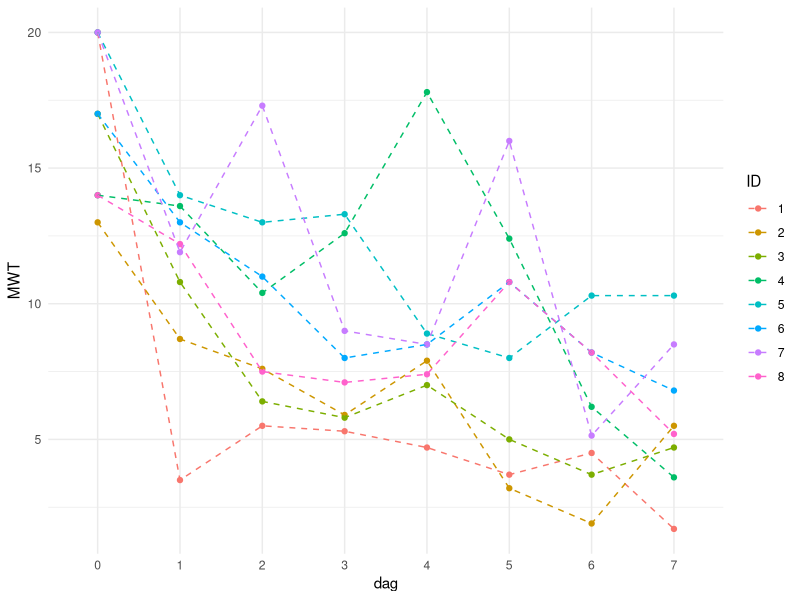
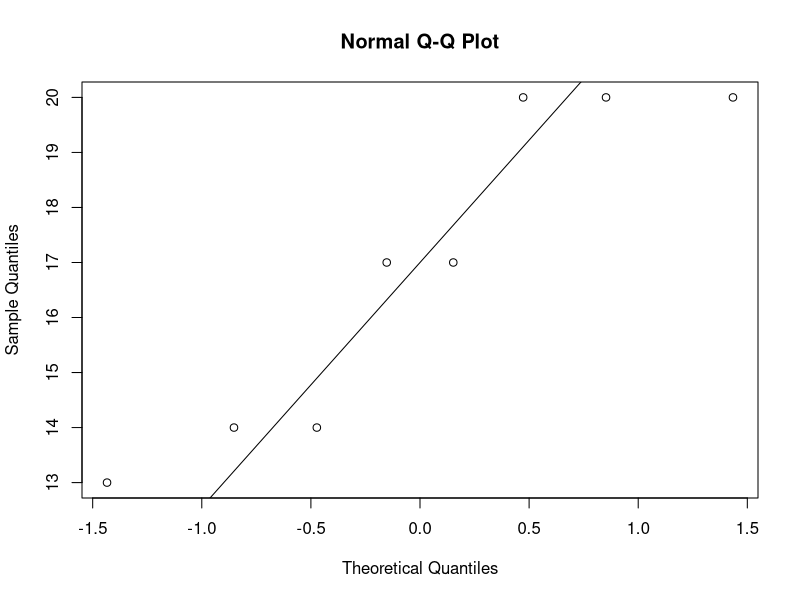
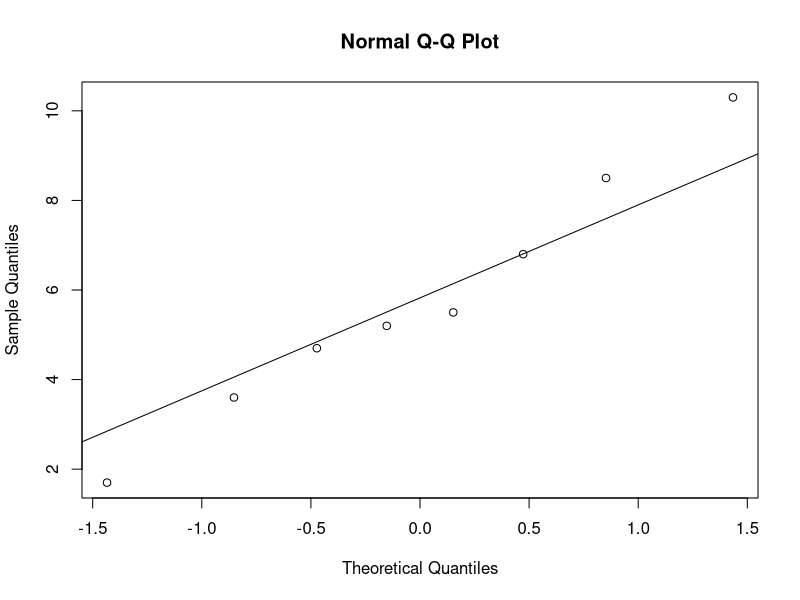
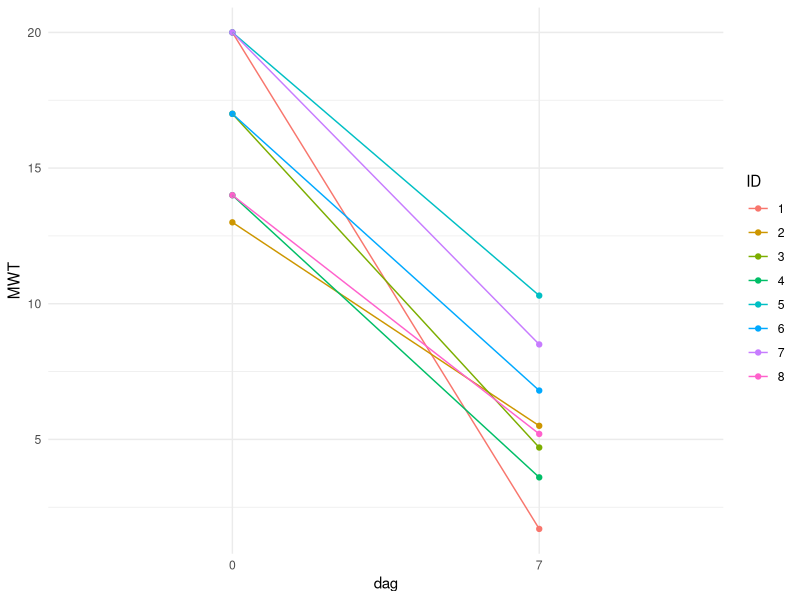

Write R code to recreate these figures, in order. (Note: this script raises an error after producing the figures.)
slaap <- data.frame(ID = as.factor(seq(8)),
                    MWT_d0 = c(20, 13, 17, 14, 20, 17, 20, 14),
                    MWT_d1 = c(3.5, 8.7, 10.8, 13.6, 14, 13, 11.9, 12.2),
                    MWT_d2 = c(5.5, 7.6, 6.4, 10.4, 13, 11, 17.3, 7.5),
                    MWT_d3 = c(5.3, 5.9, 5.8, 12.6, 13.3, 8, 9, 7.1),
                    MWT_d4 = c(4.7, 7.9, 7, 17.8, 8.9, 8.5, 8.5, 7.4),
                    MWT_d5 = c(3.7, 3.2, 5, 12.4, 8, 10.8, 16, 10.8),
                    MWT_d6 = c(4.5, 1.9, 3.7, 6.2, 10.3, 8.2, 5.14, 8.2),
                    MWT_d7 = c(1.7, 5.5, 4.7, 3.6, 10.3, 6.8, 8.5, 5.2))

library("ggplot2")
library("tidyr")

slaap_lang <- pivot_longer(slaap, 
                           cols = starts_with("MWT"),
                           names_to = "dag",
                           names_prefix = "MWT_d", 
                           values_to = "MWT")

ggplot(slaap_lang, aes(x = dag, y = MWT, color = ID)) +
  geom_point() +
  geom_line(aes(group = ID), lty = 2) +
  theme_minimal()

summary(slaap$MWT_d0)
summary(slaap$MWT_d7)

sd(slaap$MWT_d0)
sd(slaap$MWT_d7)

qqnorm(slaap$MWT_d0)
qqline(slaap$MWT_d0)

qqnorm(slaap$MWT_d7)
qqline(slaap$MWT_d7)

t.test(slaap$MWT_d0, slaap$MWT_d7, paired = TRUE)
t.test(slaap$MWT_d0, slaap$MWT_d4, paired = TRUE)

dagen_geselecteerd <- slaap_lang[slaap_lang$dag == 0 | slaap_lang$dag == 7, ]

ggplot(dagen_geselecteerd, aes(x = dag, y = MWT, color = ID)) +
  geom_point() +
  geom_line(aes(group = ID), lt = 2) +
  theme_minimal()

bereken_verschillen <- function(data) {
  data %>%
    pivot_wider(names_from = dag, values_from = MWT) %>%
    mutate(verschil = `7` - `0`) %>%
    select(ID, verschil)
}
verschillen <- bereken_verschillen(dagen_geselecteerd)
t.test(verschillen$verschil)

qqnorm(verschillen$verschil)
qqline(verschillen$verschil)
#vervelende outlier... in het verschil tussen dag 0 en 7; misschien 0 en 6 gebruiken?
